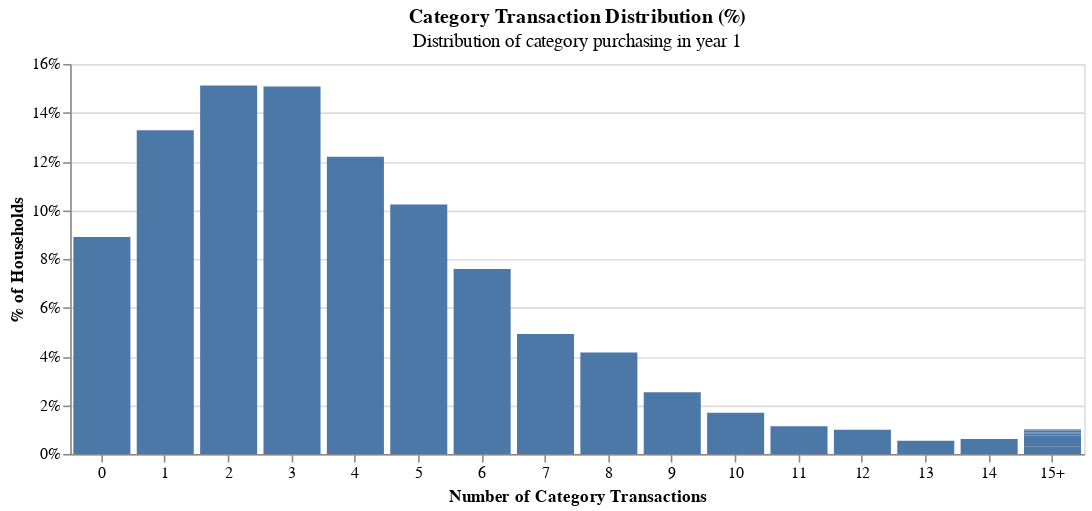

Notebook code cell kept with this figure:
### Code cell
labels = [str(i) if i < 15 else '15+' for i in range(0, 16, 1)]
chart = freq_dist_plot(
    data=category_trans_dist,
    column="# of Purchases",
    bin_edges=np.arange(0, 15, 1),
    labels=labels,
    x_title="Number of Category Transactions",
    y_title="% of Households",
    chart_title="Category Transaction Distribution (%)",
    subtitle="Distribution of category purchasing in year 1",
    left_closed=False,
    compute_rel_freq=False
)
chart.show()

### Figure 1 — Vega-Lite specification as saved in the notebook (floating-point values rounded to 4 significant figures)
{"$schema": "https://vega.github.io/schema/vega-lite/v5.20.1.json", "config": {"view": {"continuousHeight": 300, "continuousWidth": 300}}, "data": {"name": "data-4322957793433f898d00a0a95915944f"}, "datasets": {"data-4322957793433f898d00a0a95915944f": [{"# of Purchases": 0, "% of Total": 0.08903, "Frequency": 447, "cut": "0"}, {"# of Purchases": 1, "% of Total": 0.1328, "Frequency": 667, "cut": "1"}, {"# of Purchases": 2, "% of Total": 0.1512, "Frequency": 759, "cut": "2"}, {"# of Purchases": 3, "% of Total": 0.1508, "Frequency": 757, "cut": "3"}, {"# of Purchases": 4, "% of Total": 0.1219, "Frequency": 612, "cut": "4"}, {"# of Purchases": 5, "% of Total": 0.1024, "Frequency": 514, "cut": "5"}, {"# of Purchases": 6, "% of Total": 0.07588, "Frequency": 381, "cut": "6"}, {"# of Purchases": 7, "% of Total": 0.04919, "Frequency": 247, "cut": "7"}, {"# of Purchases": 8, "% of Total": 0.04163, "Frequency": 209, "cut": "8"}, {"# of Purchases": 9, "% of Total": 0.02529, "Frequency": 127, "cut": "9"}, {"# of Purchases": 10, "% of Total": 0.01693, "Frequency": 85, "cut": "10"}, {"# of Purchases": 11, "% of Total": 0.01135, "Frequency": 57, "cut": "11"}, {"# of Purchases": 12, "% of Total": 0.009958, "Frequency": 50, "cut": "12"}, {"# of Purchases": 13, "% of Total": 0.005377, "Frequency": 27, "cut": "13"}, {"# of Purchases": 14, "% of Total": 0.006174, "Frequency": 31, "cut": "14"}, {"# of Purchases": 15, "% of Total": 0.002987, "Frequency": 15, "cut": "15+"}, {"# of Purchases": 16, "% of Total": 0.003187, "Frequency": 16, "cut": "15+"}, {"# of Purchases": 17, "% of Total": 0.001394, "Frequency": 7, "cut": "15+"}, {"# of Purchases": 18, "% of Total": 0.0007967, "Frequency": 4, "cut": "15+"}, {"# of Purchases": 19, "% of Total": 0.0003983, "Frequency": 2, "cut": "15+"}, {"# of Purchases": 20, "% of Total": 0.0007967, "Frequency": 4, "cut": "15+"}, {"# of Purchases": 22, "% of Total": 0.0001992, "Frequency": 1, "cut": "15+"}, {"# of Purchases": 25, "% of Total": 0.0001992, "Frequency": 1, "cut": "15+"}, {"# of Purchases": 27, "% of Total": 0.0001992, "Frequency": 1, "cut": "15+"}]}, "encoding": {"x": {"axis": {"labelAngle": 0, "title": "Number of Category Transactions"}, "field": "cut", "sort": ["0", "1", "2", "3", "4", "5", "6", "7", "8", "9", "10", "11", "12", "13", "14", "15+"], "type": "ordinal"}, "y": {"axis": {"format": ".0%", "title": "% of Households"}, "field": "% of Total", "type": "quantitative"}}, "height": 250, "mark": {"type": "bar"}, "title": {"subtitle": "Distribution of category purchasing in year 1", "text": "Category Transaction Distribution (%)"}, "width": 650}
